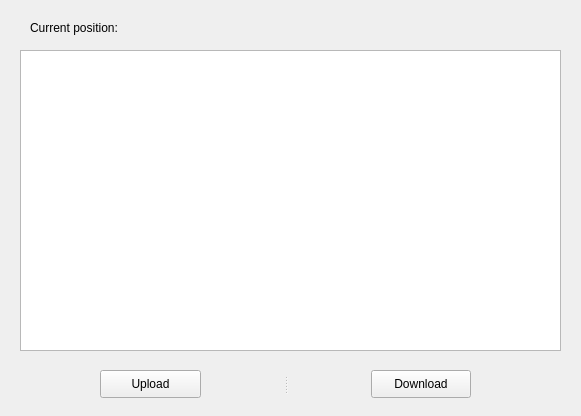
<?xml version="1.0" encoding="UTF-8"?>
<ui version="4.0">
 <class>files</class>
 <widget class="QWidget" name="files">
  <property name="geometry">
   <rect>
    <x>0</x>
    <y>0</y>
    <width>581</width>
    <height>416</height>
   </rect>
  </property>
  <property name="windowTitle">
   <string>Form</string>
  </property>
  <widget class="QListWidget" name="filesList">
   <property name="geometry">
    <rect>
     <x>20</x>
     <y>50</y>
     <width>541</width>
     <height>301</height>
    </rect>
   </property>
   <property name="styleSheet">
    <string notr="true">height:20px;</string>
   </property>
  </widget>
  <widget class="QLabel" name="label">
   <property name="geometry">
    <rect>
     <x>30</x>
     <y>20</y>
     <width>141</width>
     <height>16</height>
    </rect>
   </property>
   <property name="text">
    <string>Current position: </string>
   </property>
  </widget>
  <widget class="QLabel" name="currentPos">
   <property name="geometry">
    <rect>
     <x>170</x>
     <y>20</y>
     <width>191</width>
     <height>16</height>
    </rect>
   </property>
   <property name="text">
    <string/>
   </property>
  </widget>
  <widget class="QSplitter" name="splitter">
   <property name="geometry">
    <rect>
     <x>100</x>
     <y>370</y>
     <width>371</width>
     <height>28</height>
    </rect>
   </property>
   <property name="orientation">
    <enum>Qt::Horizontal</enum>
   </property>
   <property name="handleWidth">
    <number>170</number>
   </property>
   <widget class="QPushButton" name="uploadButton">
    <property name="text">
     <string>Upload</string>
    </property>
   </widget>
   <widget class="QPushButton" name="uploadButton_2">
    <property name="text">
     <string>Download</string>
    </property>
   </widget>
  </widget>
 </widget>
 <resources/>
 <connections>
  <connection>
   <sender>uploadButton</sender>
   <signal>clicked()</signal>
   <receiver>files</receiver>
   <slot>uploadFile()</slot>
   <hints>
    <hint type="sourcelabel">
     <x>123</x>
     <y>387</y>
    </hint>
    <hint type="destinationlabel">
     <x>75</x>
     <y>377</y>
    </hint>
   </hints>
  </connection>
  <connection>
   <sender>uploadButton_2</sender>
   <signal>clicked()</signal>
   <receiver>files</receiver>
   <slot>downloadFile()</slot>
   <hints>
    <hint type="sourcelabel">
     <x>442</x>
     <y>381</y>
    </hint>
    <hint type="destinationlabel">
     <x>488</x>
     <y>375</y>
    </hint>
   </hints>
  </connection>
  <connection>
   <sender>filesList</sender>
   <signal>itemDoubleClicked(QListWidgetItem*)</signal>
   <receiver>files</receiver>
   <slot>itemDblClk()</slot>
   <hints>
    <hint type="sourcelabel">
     <x>273</x>
     <y>97</y>
    </hint>
    <hint type="destinationlabel">
     <x>397</x>
     <y>28</y>
    </hint>
   </hints>
  </connection>
 </connections>
 <slots>
  <slot>uploadFile()</slot>
  <slot>downloadFile()</slot>
  <slot>itemDblClk()</slot>
 </slots>
</ui>
